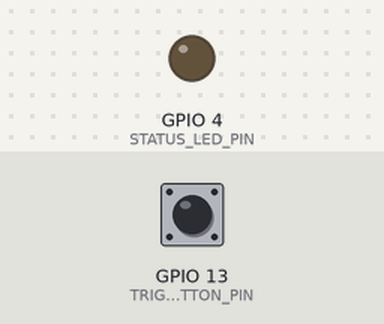
Bench run of a sketch on a simulated ESP32-S3. Shown: output pins drawn as LEDs (lit = HIGH). The inputs (shaded band) are chosen by the test bench; at power-on: GPIO 13 (TRIGGER_BUTTON_PIN) HIGH. WiFi joins after 1.5 s; servers stay silent unless stated; I2S audio is not simulated (input reads silence); uploads are accepted with an empty reply; the camera gives no picture; what the sketch prints to the serial monitor is not drawn.

Above: at 4.0 s.
4.1 s: GPIO 13 (TRIGGER_BUTTON_PIN) pulled LOW for 0.15 s
At 4.24 s:
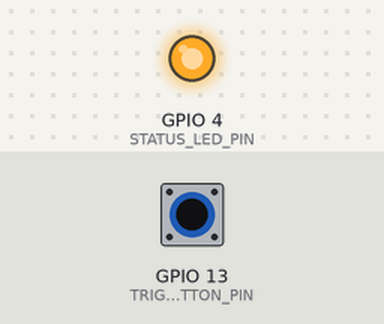
Timing chart, 0 to 7.1 s (numbered marks = the images above; inputs shaded):
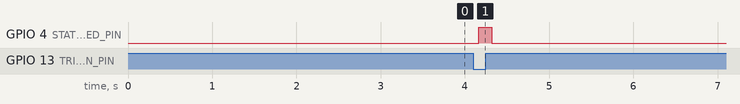

Measured:
- after the input at 4.1 s, GPIO 4 (STATUS_LED_PIN): LOW → HIGH after 0.06 s, → LOW 0.16 s later

The sketch:

esp32_smart_glasses.ino
```cpp
/**
 * ============================================================================
 * SmartVision AI — Smart Glasses Embedded Controller Firmware
 * ============================================================================
 * Target Hardware:
 *   - Microcontroller: ESP32-CAM (AI-Thinker) / ESP32-S3 Sense
 *   - Camera Sensor:   OmniVision OV2640 / OV5640
 *   - Audio DAC:       MAX98357A I2S 3.2W Class D Amplifier + Open-Ear Speaker
 *   - User Interface:  Tactile Temple Button (GPIO 13) + Notification LED
 *   - Network:         Wi-Fi 802.11 b/g/n -> SmartVision Backend Gateway
 *
 * Operational Flow:
 *   1. Hardware initialisation (OV2640, I2S DAC, Wi-Fi, temple trigger button).
 *   2. User taps temple button -> capture highest-clarity SVGA JPEG frame.
 *   3. Stream multipart HTTP POST to /api/v1/verify on SmartVision Backend.
 *   4. Parse JSON response -> extract status and audio_stream_url.
 *   5. Stream synthesized 16kHz PCM audio via HTTP GET and stream into I2S DAC.
 * ============================================================================
 */

#include "esp_camera.h"
#include <WiFi.h>
#include <HTTPClient.h>
#include <ArduinoJson.h>
#include "driver/i2s.h"

// ----------------------------------------------------------------------------
// Configuration Settings
// ----------------------------------------------------------------------------
const char* WIFI_SSID       = "SmartVision_AP";
const char* WIFI_PASSWORD   = "SmartVision2026";

// Host IP and port of the SmartVision Backend gateway
const char* SERVER_HOST     = "192.168.1.100";
const uint16_t SERVER_PORT  = 8000;

// Wearer preferences
const char* PATIENT_LANG    = "te";         // "te" (Telugu), "hi" (Hindi), "en" (English)
const char* GPS_LAT         = "17.4399";    // Live or GNSS module coordinates
const char* GPS_LNG         = "78.4482";

// Hardware Pin Definitions
#define TRIGGER_BUTTON_PIN  13              // Temple capture button (Active LOW)
#define STATUS_LED_PIN      4               // High-brightness flash/status LED
#define I2S_BCLK_PIN        26              // MAX98357A Bit Clock (BCLK)
#define I2S_LRC_PIN         25              // MAX98357A Word Select (LRC/WS)
#define I2S_DOUT_PIN        22              // MAX98357A Serial Data (DIN)

// Camera Pin Definition for AI-Thinker ESP32-CAM
#define PWDN_GPIO_NUM     32
#define RESET_GPIO_NUM    -1
#define XCLK_GPIO_NUM      0
#define SIOD_GPIO_NUM     26
#define SIOC_GPIO_NUM     27

#define Y9_GPIO_NUM       35
#define Y8_GPIO_NUM       34
#define Y7_GPIO_NUM       39
#define Y6_GPIO_NUM       36
#define Y5_GPIO_NUM       21
#define Y4_GPIO_NUM       19
#define Y3_GPIO_NUM       18
#define Y2_GPIO_NUM        5
#define VSYNC_GPIO_NUM    25
#define HREF_GPIO_NUM     23
#define PCLK_GPIO_NUM     22

// Audio Configuration
#define I2S_NUM           I2S_NUM_0
#define AUDIO_SAMPLE_RATE 16000
#define AUDIO_BUF_SIZE    1024

// ----------------------------------------------------------------------------
// Function Prototypes
// ----------------------------------------------------------------------------
bool init_camera();
bool init_i2s();
void connect_wifi();
void handle_medication_check();
bool play_audio_stream(const String& stream_url);

// ----------------------------------------------------------------------------
// Setup
// ----------------------------------------------------------------------------
void setup() {
    Serial.begin(115200);
    delay(1000);
    Serial.println("\n[SmartVision Glasses] Initializing firmware v1.0.0...");

    pinMode(TRIGGER_BUTTON_PIN, INPUT_PULLUP);
    pinMode(STATUS_LED_PIN, OUTPUT);
    digitalWrite(STATUS_LED_PIN, LOW);

    // Initialize Camera
    if (!init_camera()) {
        Serial.println("[ERROR] Camera initialization failed!");
        while (1) { delay(1000); }
    }
    Serial.println("[OK] OV2640 camera ready.");

    // Initialize I2S DAC Audio
    if (!init_i2s()) {
        Serial.println("[ERROR] I2S audio initialization failed!");
    } else {
        Serial.println("[OK] MAX98357A I2S DAC ready.");
    }

    // Connect to Wi-Fi
    connect_wifi();
    Serial.println("[OK] SmartVision Glasses Ready. Tap temple button to check medicine.");
}

// ----------------------------------------------------------------------------
// Main Loop
// ----------------------------------------------------------------------------
void loop() {
    // Detect temple button tap with debounce
    if (digitalRead(TRIGGER_BUTTON_PIN) == LOW) {
        delay(50); // Debounce
        if (digitalRead(TRIGGER_BUTTON_PIN) == LOW) {
            Serial.println("\n[EVENT] Temple button pressed. Initiating medication check...");
            handle_medication_check();
            // Wait until button is released
            while (digitalRead(TRIGGER_BUTTON_PIN) == LOW) {
                delay(20);
            }
        }
    }
    delay(20);
}

// ----------------------------------------------------------------------------
// Camera Initialization
// ----------------------------------------------------------------------------
bool init_camera() {
    camera_config_t config;
    config.ledc_channel = LEDC_CHANNEL_0;
    config.ledc_timer   = LEDC_TIMER_0;
    config.pin_d0       = Y2_GPIO_NUM;
    config.pin_d1       = Y3_GPIO_NUM;
    config.pin_d2       = Y4_GPIO_NUM;
    config.pin_d3       = Y5_GPIO_NUM;
    config.pin_d4       = Y6_GPIO_NUM;
    config.pin_d5       = Y7_GPIO_NUM;
    config.pin_d6       = Y8_GPIO_NUM;
    config.pin_d7       = Y9_GPIO_NUM;
    config.pin_xclk     = XCLK_GPIO_NUM;
    config.pin_pclk     = PCLK_GPIO_NUM;
    config.pin_vsync    = VSYNC_GPIO_NUM;
    config.pin_href     = HREF_GPIO_NUM;
    config.pin_sscb_sda = SIOD_GPIO_NUM;
    config.pin_sscb_scl = SIOC_GPIO_NUM;
    config.pin_pwdn     = PWDN_GPIO_NUM;
    config.pin_reset    = RESET_GPIO_NUM;
    config.xclk_freq_hz = 20000000;
    config.pixel_format = PIXFORMAT_JPEG;

    // Use SVGA (800x600) for sharp OCR text capture
    if (psramFound()) {
        config.frame_size   = FRAMESIZE_SVGA;
        config.jpeg_quality = 10; // 0-63, lower means higher quality
        config.fb_count     = 2;
    } else {
        config.frame_size   = FRAMESIZE_VGA;
        config.jpeg_quality = 12;
        config.fb_count     = 1;
    }

    esp_err_t err = esp_camera_init(&config);
    return (err == ESP_OK);
}

// ----------------------------------------------------------------------------
// I2S DAC Initialization (16-bit 16kHz PCM Mono)
// ----------------------------------------------------------------------------
bool init_i2s() {
    i2s_config_t i2s_config = {
        .mode                 = (i2s_mode_t)(I2S_MODE_MASTER | I2S_MODE_TX),
        .sample_rate          = AUDIO_SAMPLE_RATE,
        .bits_per_sample      = I2S_BITS_PER_SAMPLE_16BIT,
        .channel_format       = I2S_CHANNEL_FMT_ONLY_RIGHT,
        .communication_format = I2S_COMM_FORMAT_STAND_I2S,
        .intr_alloc_flags     = ESP_INTR_FLAG_LEVEL1,
        .dma_buf_count        = 8,
        .dma_buf_len          = 64,
        .use_apll             = false,
        .tx_desc_auto_clear   = true
    };

    i2s_pin_config_t pin_config = {
        .bck_io_num   = I2S_BCLK_PIN,
        .ws_io_num    = I2S_LRC_PIN,
        .data_out_num = I2S_DOUT_PIN,
        .data_in_num  = I2S_PIN_NO_CHANGE
    };

    if (i2s_driver_install(I2S_NUM, &i2s_config, 0, NULL) != ESP_OK) {
        return false;
    }
    if (i2s_set_pin(I2S_NUM, &pin_config) != ESP_OK) {
        return false;
    }
    return true;
}

// ----------------------------------------------------------------------------
// Wi-Fi Connection
// ----------------------------------------------------------------------------
void connect_wifi() {
    Serial.printf("[WIFI] Connecting to %s...", WIFI_SSID);
    WiFi.mode(WIFI_STA);
    WiFi.begin(WIFI_SSID, WIFI_PASSWORD);
    int attempts = 0;
    while (WiFi.status() != WL_CONNECTED && attempts < 20) {
        delay(500);
        Serial.print(".");
        attempts++;
    }
    if (WiFi.status() == WL_CONNECTED) {
        Serial.printf("\n[WIFI] Connected! IP: %s\n", WiFi.localIP().toString().c_str());
    } else {
        Serial.println("\n[WIFI] Failed to connect. Check credentials.");
    }
}

// ----------------------------------------------------------------------------
// Capture Image & Send Multipart Request to Backend Gateway
// ----------------------------------------------------------------------------
void handle_medication_check() {
    if (WiFi.status() != WL_CONNECTED) {
        Serial.println("[ERROR] Wi-Fi disconnected. Cannot send frame.");
        connect_wifi();
        return;
    }

    // Visual feedback: LED ON during capture
    digitalWrite(STATUS_LED_PIN, HIGH);
    delay(100);

    camera_fb_t* fb = esp_camera_fb_get();
    digitalWrite(STATUS_LED_PIN, LOW);

    if (!fb) {
        Serial.println("[ERROR] Failed to capture frame from OV2640.");
        return;
    }
    Serial.printf("[CAMERA] Frame captured. Size: %u bytes.\n", fb->len);

    // Build Multipart HTTP Request
    WiFiClient client;
    if (!client.connect(SERVER_HOST, SERVER_PORT)) {
        Serial.println("[ERROR] Connection to SmartVision server failed.");
        esp_camera_fb_return(fb);
        return;
    }

    String boundary = "----SmartVisionBoundary7MA4YWxkTrZu0gW";
    String head = "--" + boundary + "\r\n" +
                  "Content-Disposition: form-data; name=\"language\"\r\n\r\n" +
                  String(PATIENT_LANG) + "\r\n" +
                  "--" + boundary + "\r\n" +
                  "Content-Disposition: form-data; name=\"latitude\"\r\n\r\n" +
                  String(GPS_LAT) + "\r\n" +
                  "--" + boundary + "\r\n" +
                  "Content-Disposition: form-data; name=\"longitude\"\r\n\r\n" +
                  String(GPS_LNG) + "\r\n" +
                  "--" + boundary + "\r\n" +
                  "Content-Disposition: form-data; name=\"image\"; filename=\"capture.jpg\"\r\n" +
                  "Content-Type: image/jpeg\r\n\r\n";
    String tail = "\r\n--" + boundary + "--\r\n";

    uint32_t total_len = head.length() + fb->len + tail.length();

    // Send HTTP Headers
    client.println("POST /api/v1/verify HTTP/1.1");
    client.printf("Host: %s:%d\r\n", SERVER_HOST, SERVER_PORT);
    client.println("User-Agent: SmartVisionGlasses/1.0");
    client.printf("Content-Type: multipart/form-data; boundary=%s\r\n", boundary.c_str());
    client.printf("Content-Length: %u\r\n", total_len);
    client.println("Connection: close");
    client.println();

    // Send Body
    client.print(head);
    client.write(fb->buf, fb->len);
    client.print(tail);

    esp_camera_fb_return(fb);
    Serial.println("[HTTP] Frame uploaded. Awaiting verification verdict...");

    // Read HTTP Response
    unsigned long timeout = millis() + 15000;
    while (client.connected() && millis() < timeout && !client.available()) {
        delay(10);
    }

    // Skip HTTP Headers
    while (client.available()) {
        String line = client.readStringUntil('\n');
        if (line == "\r") break;
    }

    // Read Response Body
    String response_body = client.readString();
    client.stop();

    Serial.println("[RESPONSE] " + response_body);

    // Parse JSON
    StaticJsonDocument<1024> doc;
    DeserializationError err = deserializeJson(doc, response_body);
    if (err) {
        Serial.printf("[JSON] Deserialization error: %s\n", err.c_str());
        return;
    }

    const char* status = doc["status"];
    bool is_safe = doc["is_safe_to_take"];
    const char* audio_url = doc["audio_stream_url"];

    Serial.printf("[VERDICT] Status: %s | Safe: %s\n", status, is_safe ? "YES" : "NO");

    // Play Voice Output over Smart Glasses Speaker
    if (audio_url && strlen(audio_url) > 0) {
        Serial.printf("[AUDIO] Streaming speech: %s\n", audio_url);
        play_audio_stream(String(audio_url));
    }
}

// ----------------------------------------------------------------------------
// Stream 16kHz PCM Audio to I2S DAC
// ----------------------------------------------------------------------------
bool play_audio_stream(const String& stream_url) {
    HTTPClient http;
    String full_url = "http://" + String(SERVER_HOST) + ":" + String(SERVER_PORT) + stream_url;

    if (!http.begin(full_url)) {
        Serial.println("[AUDIO] HTTP begin failed.");
        return false;
    }

    int httpCode = http.GET();
    if (httpCode != HTTP_CODE_OK) {
        Serial.printf("[AUDIO] HTTP GET failed: %d\n", httpCode);
        http.end();
        return false;
    }

    WiFiClient* stream = http.getStreamPtr();

    // Skip 44-byte WAV header
    uint8_t header[44];
    stream->readBytes(header, 44);

    uint8_t audio_buf[AUDIO_BUF_SIZE];
    size_t bytes_written = 0;

    while (http.connected() && stream->available()) {
        size_t bytes_read = stream->readBytes(audio_buf, AUDIO_BUF_SIZE);
        if (bytes_read > 0) {
            i2s_write(I2S_NUM, audio_buf, bytes_read, &bytes_written, portMAX_DELAY);
        }
    }

    // Zero-fill buffer to flush DAC output cleanly
    memset(audio_buf, 0, sizeof(audio_buf));
    i2s_write(I2S_NUM, audio_buf, sizeof(audio_buf), &bytes_written, portMAX_DELAY);

    http.end();
    Serial.println("[AUDIO] Playback completed.");
    return true;
}
```
